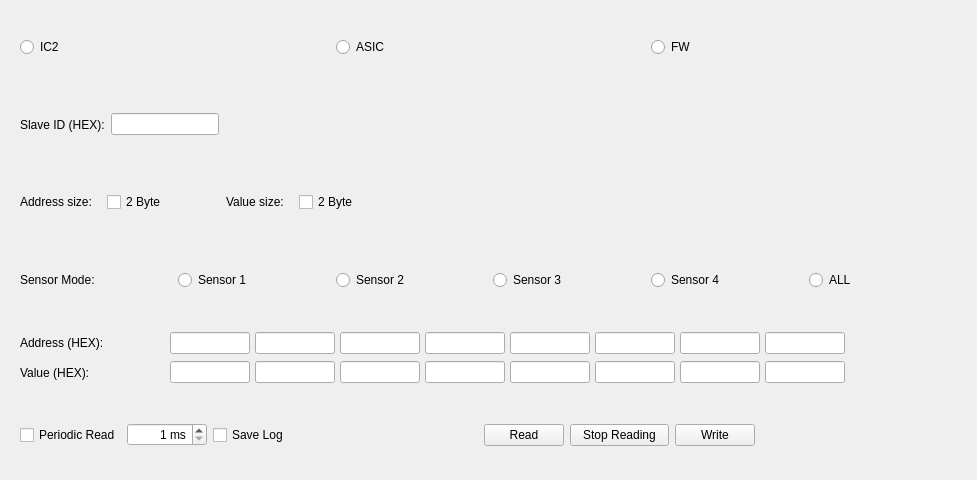
<?xml version="1.0" encoding="UTF-8"?>
<ui version="4.0">
 <class>CVideoDeviceRegisterWidget</class>
 <widget class="QWidget" name="CVideoDeviceRegisterWidget">
  <property name="geometry">
   <rect>
    <x>0</x>
    <y>0</y>
    <width>977</width>
    <height>480</height>
   </rect>
  </property>
  <property name="sizePolicy">
   <sizepolicy hsizetype="Fixed" vsizetype="Preferred">
    <horstretch>0</horstretch>
    <verstretch>0</verstretch>
   </sizepolicy>
  </property>
  <property name="minimumSize">
   <size>
    <width>977</width>
    <height>0</height>
   </size>
  </property>
  <property name="maximumSize">
   <size>
    <width>977</width>
    <height>16777215</height>
   </size>
  </property>
  <property name="windowTitle">
   <string>Form</string>
  </property>
  <layout class="QVBoxLayout" name="verticalLayout">
   <property name="bottomMargin">
    <number>9</number>
   </property>
   <item>
    <widget class="QWidget" name="widget_register_type" native="true">
     <property name="sizePolicy">
      <sizepolicy hsizetype="Fixed" vsizetype="Preferred">
       <horstretch>0</horstretch>
       <verstretch>0</verstretch>
      </sizepolicy>
     </property>
     <property name="minimumSize">
      <size>
       <width>959</width>
       <height>0</height>
      </size>
     </property>
     <property name="maximumSize">
      <size>
       <width>959</width>
       <height>16777215</height>
      </size>
     </property>
     <layout class="QHBoxLayout" name="horizontalLayout">
      <item>
       <widget class="QRadioButton" name="radioButton_ic2">
        <property name="text">
         <string>IC2</string>
        </property>
       </widget>
      </item>
      <item>
       <widget class="QRadioButton" name="radioButton_asic">
        <property name="text">
         <string>ASIC</string>
        </property>
       </widget>
      </item>
      <item>
       <widget class="QRadioButton" name="radioButton_fw">
        <property name="text">
         <string>FW</string>
        </property>
       </widget>
      </item>
     </layout>
    </widget>
   </item>
   <item>
    <widget class="QWidget" name="widget_slave_id" native="true">
     <property name="sizePolicy">
      <sizepolicy hsizetype="Fixed" vsizetype="Preferred">
       <horstretch>0</horstretch>
       <verstretch>0</verstretch>
      </sizepolicy>
     </property>
     <property name="minimumSize">
      <size>
       <width>959</width>
       <height>0</height>
      </size>
     </property>
     <property name="maximumSize">
      <size>
       <width>959</width>
       <height>16777215</height>
      </size>
     </property>
     <layout class="QHBoxLayout" name="horizontalLayout_3">
      <item>
       <widget class="QLabel" name="label_title_slave_id">
        <property name="sizePolicy">
         <sizepolicy hsizetype="Fixed" vsizetype="Preferred">
          <horstretch>0</horstretch>
          <verstretch>0</verstretch>
         </sizepolicy>
        </property>
        <property name="text">
         <string>Slave ID (HEX):</string>
        </property>
       </widget>
      </item>
      <item>
       <widget class="QLineEdit" name="lineEdit_slave_id">
        <property name="sizePolicy">
         <sizepolicy hsizetype="Fixed" vsizetype="Fixed">
          <horstretch>0</horstretch>
          <verstretch>0</verstretch>
         </sizepolicy>
        </property>
       </widget>
      </item>
      <item>
       <spacer name="horizontalSpacer">
        <property name="orientation">
         <enum>Qt::Horizontal</enum>
        </property>
        <property name="sizeHint" stdset="0">
         <size>
          <width>40</width>
          <height>20</height>
         </size>
        </property>
       </spacer>
      </item>
     </layout>
    </widget>
   </item>
   <item>
    <widget class="QWidget" name="widget_register_size" native="true">
     <property name="sizePolicy">
      <sizepolicy hsizetype="Fixed" vsizetype="Preferred">
       <horstretch>0</horstretch>
       <verstretch>0</verstretch>
      </sizepolicy>
     </property>
     <property name="minimumSize">
      <size>
       <width>959</width>
       <height>0</height>
      </size>
     </property>
     <property name="maximumSize">
      <size>
       <width>959</width>
       <height>16777215</height>
      </size>
     </property>
     <layout class="QHBoxLayout" name="horizontalLayout_4">
      <property name="spacing">
       <number>60</number>
      </property>
      <item>
       <widget class="QWidget" name="widget_address_size" native="true">
        <property name="sizePolicy">
         <sizepolicy hsizetype="Fixed" vsizetype="Preferred">
          <horstretch>0</horstretch>
          <verstretch>0</verstretch>
         </sizepolicy>
        </property>
        <layout class="QHBoxLayout" name="horizontalLayout_12">
         <property name="spacing">
          <number>15</number>
         </property>
         <property name="leftMargin">
          <number>0</number>
         </property>
         <property name="topMargin">
          <number>0</number>
         </property>
         <property name="rightMargin">
          <number>0</number>
         </property>
         <property name="bottomMargin">
          <number>0</number>
         </property>
         <item>
          <widget class="QLabel" name="label_title_address_size">
           <property name="sizePolicy">
            <sizepolicy hsizetype="Fixed" vsizetype="Preferred">
             <horstretch>0</horstretch>
             <verstretch>0</verstretch>
            </sizepolicy>
           </property>
           <property name="text">
            <string>Address size:</string>
           </property>
          </widget>
         </item>
         <item>
          <widget class="QCheckBox" name="checkBox_address_2_byte">
           <property name="sizePolicy">
            <sizepolicy hsizetype="Fixed" vsizetype="Fixed">
             <horstretch>0</horstretch>
             <verstretch>0</verstretch>
            </sizepolicy>
           </property>
           <property name="text">
            <string>2 Byte</string>
           </property>
          </widget>
         </item>
        </layout>
       </widget>
      </item>
      <item>
       <widget class="QWidget" name="widget_value_size" native="true">
        <layout class="QHBoxLayout" name="horizontalLayout_13">
         <property name="spacing">
          <number>15</number>
         </property>
         <property name="leftMargin">
          <number>0</number>
         </property>
         <property name="topMargin">
          <number>0</number>
         </property>
         <property name="rightMargin">
          <number>0</number>
         </property>
         <property name="bottomMargin">
          <number>0</number>
         </property>
         <item>
          <widget class="QLabel" name="label_title_value_size">
           <property name="sizePolicy">
            <sizepolicy hsizetype="Fixed" vsizetype="Preferred">
             <horstretch>0</horstretch>
             <verstretch>0</verstretch>
            </sizepolicy>
           </property>
           <property name="text">
            <string>Value size:</string>
           </property>
          </widget>
         </item>
         <item>
          <widget class="QCheckBox" name="checkBox_value_2_byte">
           <property name="text">
            <string>2 Byte</string>
           </property>
          </widget>
         </item>
        </layout>
       </widget>
      </item>
     </layout>
    </widget>
   </item>
   <item>
    <widget class="QWidget" name="widget_sensor_mode" native="true">
     <property name="sizePolicy">
      <sizepolicy hsizetype="Fixed" vsizetype="Preferred">
       <horstretch>0</horstretch>
       <verstretch>0</verstretch>
      </sizepolicy>
     </property>
     <property name="minimumSize">
      <size>
       <width>959</width>
       <height>0</height>
      </size>
     </property>
     <property name="maximumSize">
      <size>
       <width>959</width>
       <height>16777215</height>
      </size>
     </property>
     <layout class="QHBoxLayout" name="horizontalLayout_2">
      <item>
       <widget class="QLabel" name="label_title_sensor_mode">
        <property name="text">
         <string>Sensor Mode:</string>
        </property>
       </widget>
      </item>
      <item>
       <widget class="QRadioButton" name="radioButton_sensor_1">
        <property name="text">
         <string>Sensor 1</string>
        </property>
       </widget>
      </item>
      <item>
       <widget class="QRadioButton" name="radioButton_sensor_2">
        <property name="text">
         <string>Sensor 2</string>
        </property>
       </widget>
      </item>
      <item>
       <widget class="QRadioButton" name="radioButton_sensor_3">
        <property name="text">
         <string>Sensor 3</string>
        </property>
       </widget>
      </item>
      <item>
       <widget class="QRadioButton" name="radioButton_sensor_4">
        <property name="text">
         <string>Sensor 4</string>
        </property>
       </widget>
      </item>
      <item>
       <widget class="QRadioButton" name="radioButton_sensor_all">
        <property name="text">
         <string>ALL</string>
        </property>
       </widget>
      </item>
     </layout>
    </widget>
   </item>
   <item>
    <widget class="QWidget" name="widget_register_result" native="true">
     <property name="sizePolicy">
      <sizepolicy hsizetype="Fixed" vsizetype="Preferred">
       <horstretch>0</horstretch>
       <verstretch>0</verstretch>
      </sizepolicy>
     </property>
     <property name="minimumSize">
      <size>
       <width>959</width>
       <height>0</height>
      </size>
     </property>
     <property name="maximumSize">
      <size>
       <width>959</width>
       <height>16777215</height>
      </size>
     </property>
     <layout class="QVBoxLayout" name="verticalLayout_2">
      <item>
       <widget class="QWidget" name="widget_register_result_address" native="true">
        <property name="sizePolicy">
         <sizepolicy hsizetype="Fixed" vsizetype="Preferred">
          <horstretch>0</horstretch>
          <verstretch>0</verstretch>
         </sizepolicy>
        </property>
        <property name="minimumSize">
         <size>
          <width>950</width>
          <height>0</height>
         </size>
        </property>
        <property name="maximumSize">
         <size>
          <width>950</width>
          <height>16777215</height>
         </size>
        </property>
        <layout class="QHBoxLayout" name="horizontalLayout_6">
         <property name="spacing">
          <number>6</number>
         </property>
         <property name="leftMargin">
          <number>0</number>
         </property>
         <property name="topMargin">
          <number>0</number>
         </property>
         <property name="rightMargin">
          <number>0</number>
         </property>
         <property name="bottomMargin">
          <number>0</number>
         </property>
         <item>
          <widget class="QLabel" name="label_title_register_address">
           <property name="sizePolicy">
            <sizepolicy hsizetype="Preferred" vsizetype="Preferred">
             <horstretch>1</horstretch>
             <verstretch>0</verstretch>
            </sizepolicy>
           </property>
           <property name="minimumSize">
            <size>
             <width>0</width>
             <height>0</height>
            </size>
           </property>
           <property name="maximumSize">
            <size>
             <width>16777215</width>
             <height>16777215</height>
            </size>
           </property>
           <property name="text">
            <string>Address (HEX):</string>
           </property>
          </widget>
         </item>
         <item>
          <widget class="QWidget" name="widget_register_address_group" native="true">
           <property name="sizePolicy">
            <sizepolicy hsizetype="Fixed" vsizetype="Preferred">
             <horstretch>8</horstretch>
             <verstretch>0</verstretch>
            </sizepolicy>
           </property>
           <property name="minimumSize">
            <size>
             <width>800</width>
             <height>0</height>
            </size>
           </property>
           <property name="maximumSize">
            <size>
             <width>800</width>
             <height>16777215</height>
            </size>
           </property>
           <layout class="QHBoxLayout" name="horizontalLayout_11">
            <property name="spacing">
             <number>5</number>
            </property>
            <property name="leftMargin">
             <number>0</number>
            </property>
            <property name="topMargin">
             <number>0</number>
            </property>
            <property name="rightMargin">
             <number>0</number>
            </property>
            <property name="bottomMargin">
             <number>0</number>
            </property>
            <item>
             <widget class="QLineEdit" name="lineEdit_register_address_1">
              <property name="sizePolicy">
               <sizepolicy hsizetype="Fixed" vsizetype="Fixed">
                <horstretch>0</horstretch>
                <verstretch>0</verstretch>
               </sizepolicy>
              </property>
              <property name="minimumSize">
               <size>
                <width>80</width>
                <height>0</height>
               </size>
              </property>
              <property name="maximumSize">
               <size>
                <width>80</width>
                <height>16777215</height>
               </size>
              </property>
              <property name="alignment">
               <set>Qt::AlignRight|Qt::AlignTrailing|Qt::AlignVCenter</set>
              </property>
             </widget>
            </item>
            <item>
             <widget class="QLineEdit" name="lineEdit_register_address_2">
              <property name="sizePolicy">
               <sizepolicy hsizetype="Fixed" vsizetype="Fixed">
                <horstretch>0</horstretch>
                <verstretch>0</verstretch>
               </sizepolicy>
              </property>
              <property name="minimumSize">
               <size>
                <width>80</width>
                <height>0</height>
               </size>
              </property>
              <property name="maximumSize">
               <size>
                <width>80</width>
                <height>16777215</height>
               </size>
              </property>
              <property name="alignment">
               <set>Qt::AlignRight|Qt::AlignTrailing|Qt::AlignVCenter</set>
              </property>
             </widget>
            </item>
            <item>
             <widget class="QLineEdit" name="lineEdit_register_address_3">
              <property name="sizePolicy">
               <sizepolicy hsizetype="Fixed" vsizetype="Fixed">
                <horstretch>0</horstretch>
                <verstretch>0</verstretch>
               </sizepolicy>
              </property>
              <property name="minimumSize">
               <size>
                <width>80</width>
                <height>0</height>
               </size>
              </property>
              <property name="maximumSize">
               <size>
                <width>80</width>
                <height>16777215</height>
               </size>
              </property>
              <property name="alignment">
               <set>Qt::AlignRight|Qt::AlignTrailing|Qt::AlignVCenter</set>
              </property>
             </widget>
            </item>
            <item>
             <widget class="QLineEdit" name="lineEdit_register_address_4">
              <property name="sizePolicy">
               <sizepolicy hsizetype="Fixed" vsizetype="Fixed">
                <horstretch>0</horstretch>
                <verstretch>0</verstretch>
               </sizepolicy>
              </property>
              <property name="minimumSize">
               <size>
                <width>80</width>
                <height>0</height>
               </size>
              </property>
              <property name="maximumSize">
               <size>
                <width>80</width>
                <height>16777215</height>
               </size>
              </property>
              <property name="alignment">
               <set>Qt::AlignRight|Qt::AlignTrailing|Qt::AlignVCenter</set>
              </property>
             </widget>
            </item>
            <item>
             <widget class="QLineEdit" name="lineEdit_register_address_5">
              <property name="sizePolicy">
               <sizepolicy hsizetype="Fixed" vsizetype="Fixed">
                <horstretch>0</horstretch>
                <verstretch>0</verstretch>
               </sizepolicy>
              </property>
              <property name="minimumSize">
               <size>
                <width>80</width>
                <height>0</height>
               </size>
              </property>
              <property name="maximumSize">
               <size>
                <width>80</width>
                <height>16777215</height>
               </size>
              </property>
              <property name="alignment">
               <set>Qt::AlignRight|Qt::AlignTrailing|Qt::AlignVCenter</set>
              </property>
             </widget>
            </item>
            <item>
             <widget class="QLineEdit" name="lineEdit_register_address_6">
              <property name="sizePolicy">
               <sizepolicy hsizetype="Fixed" vsizetype="Fixed">
                <horstretch>0</horstretch>
                <verstretch>0</verstretch>
               </sizepolicy>
              </property>
              <property name="minimumSize">
               <size>
                <width>80</width>
                <height>0</height>
               </size>
              </property>
              <property name="maximumSize">
               <size>
                <width>80</width>
                <height>16777215</height>
               </size>
              </property>
              <property name="alignment">
               <set>Qt::AlignRight|Qt::AlignTrailing|Qt::AlignVCenter</set>
              </property>
             </widget>
            </item>
            <item>
             <widget class="QLineEdit" name="lineEdit_register_address_7">
              <property name="sizePolicy">
               <sizepolicy hsizetype="Fixed" vsizetype="Fixed">
                <horstretch>0</horstretch>
                <verstretch>0</verstretch>
               </sizepolicy>
              </property>
              <property name="minimumSize">
               <size>
                <width>80</width>
                <height>0</height>
               </size>
              </property>
              <property name="maximumSize">
               <size>
                <width>80</width>
                <height>16777215</height>
               </size>
              </property>
              <property name="alignment">
               <set>Qt::AlignRight|Qt::AlignTrailing|Qt::AlignVCenter</set>
              </property>
             </widget>
            </item>
            <item>
             <widget class="QLineEdit" name="lineEdit_register_address_8">
              <property name="sizePolicy">
               <sizepolicy hsizetype="Fixed" vsizetype="Fixed">
                <horstretch>0</horstretch>
                <verstretch>0</verstretch>
               </sizepolicy>
              </property>
              <property name="minimumSize">
               <size>
                <width>80</width>
                <height>0</height>
               </size>
              </property>
              <property name="maximumSize">
               <size>
                <width>80</width>
                <height>16777215</height>
               </size>
              </property>
              <property name="alignment">
               <set>Qt::AlignRight|Qt::AlignTrailing|Qt::AlignVCenter</set>
              </property>
             </widget>
            </item>
            <item>
             <spacer name="horizontalSpacer_4">
              <property name="orientation">
               <enum>Qt::Horizontal</enum>
              </property>
              <property name="sizeHint" stdset="0">
               <size>
                <width>40</width>
                <height>20</height>
               </size>
              </property>
             </spacer>
            </item>
           </layout>
          </widget>
         </item>
        </layout>
       </widget>
      </item>
      <item>
       <widget class="QWidget" name="widget_register_result_value" native="true">
        <property name="sizePolicy">
         <sizepolicy hsizetype="Fixed" vsizetype="Preferred">
          <horstretch>0</horstretch>
          <verstretch>0</verstretch>
         </sizepolicy>
        </property>
        <property name="minimumSize">
         <size>
          <width>950</width>
          <height>0</height>
         </size>
        </property>
        <property name="maximumSize">
         <size>
          <width>950</width>
          <height>16777215</height>
         </size>
        </property>
        <layout class="QHBoxLayout" name="horizontalLayout_5">
         <property name="leftMargin">
          <number>0</number>
         </property>
         <property name="topMargin">
          <number>0</number>
         </property>
         <property name="rightMargin">
          <number>0</number>
         </property>
         <property name="bottomMargin">
          <number>0</number>
         </property>
         <item>
          <widget class="QLabel" name="label_title_register_value">
           <property name="sizePolicy">
            <sizepolicy hsizetype="Preferred" vsizetype="Preferred">
             <horstretch>1</horstretch>
             <verstretch>0</verstretch>
            </sizepolicy>
           </property>
           <property name="minimumSize">
            <size>
             <width>0</width>
             <height>0</height>
            </size>
           </property>
           <property name="maximumSize">
            <size>
             <width>16777215</width>
             <height>16777215</height>
            </size>
           </property>
           <property name="text">
            <string>Value (HEX):</string>
           </property>
          </widget>
         </item>
         <item>
          <widget class="QWidget" name="widget_register_value_group" native="true">
           <property name="sizePolicy">
            <sizepolicy hsizetype="Fixed" vsizetype="Preferred">
             <horstretch>8</horstretch>
             <verstretch>0</verstretch>
            </sizepolicy>
           </property>
           <property name="minimumSize">
            <size>
             <width>800</width>
             <height>0</height>
            </size>
           </property>
           <property name="maximumSize">
            <size>
             <width>800</width>
             <height>16777215</height>
            </size>
           </property>
           <property name="autoFillBackground">
            <bool>false</bool>
           </property>
           <layout class="QHBoxLayout" name="horizontalLayout_10">
            <property name="spacing">
             <number>5</number>
            </property>
            <property name="leftMargin">
             <number>0</number>
            </property>
            <property name="topMargin">
             <number>0</number>
            </property>
            <property name="rightMargin">
             <number>0</number>
            </property>
            <property name="bottomMargin">
             <number>0</number>
            </property>
            <item>
             <widget class="QLineEdit" name="lineEdit_register_value_1">
              <property name="sizePolicy">
               <sizepolicy hsizetype="Fixed" vsizetype="Fixed">
                <horstretch>0</horstretch>
                <verstretch>0</verstretch>
               </sizepolicy>
              </property>
              <property name="minimumSize">
               <size>
                <width>80</width>
                <height>0</height>
               </size>
              </property>
              <property name="maximumSize">
               <size>
                <width>80</width>
                <height>16777215</height>
               </size>
              </property>
              <property name="alignment">
               <set>Qt::AlignRight|Qt::AlignTrailing|Qt::AlignVCenter</set>
              </property>
             </widget>
            </item>
            <item>
             <widget class="QLineEdit" name="lineEdit_register_value_2">
              <property name="sizePolicy">
               <sizepolicy hsizetype="Fixed" vsizetype="Fixed">
                <horstretch>0</horstretch>
                <verstretch>0</verstretch>
               </sizepolicy>
              </property>
              <property name="minimumSize">
               <size>
                <width>80</width>
                <height>0</height>
               </size>
              </property>
              <property name="maximumSize">
               <size>
                <width>80</width>
                <height>16777215</height>
               </size>
              </property>
              <property name="alignment">
               <set>Qt::AlignRight|Qt::AlignTrailing|Qt::AlignVCenter</set>
              </property>
             </widget>
            </item>
            <item>
             <widget class="QLineEdit" name="lineEdit_register_value_3">
              <property name="sizePolicy">
               <sizepolicy hsizetype="Fixed" vsizetype="Fixed">
                <horstretch>0</horstretch>
                <verstretch>0</verstretch>
               </sizepolicy>
              </property>
              <property name="minimumSize">
               <size>
                <width>80</width>
                <height>0</height>
               </size>
              </property>
              <property name="maximumSize">
               <size>
                <width>80</width>
                <height>16777215</height>
               </size>
              </property>
              <property name="alignment">
               <set>Qt::AlignRight|Qt::AlignTrailing|Qt::AlignVCenter</set>
              </property>
             </widget>
            </item>
            <item>
             <widget class="QLineEdit" name="lineEdit_register_value_4">
              <property name="sizePolicy">
               <sizepolicy hsizetype="Fixed" vsizetype="Fixed">
                <horstretch>0</horstretch>
                <verstretch>0</verstretch>
               </sizepolicy>
              </property>
              <property name="minimumSize">
               <size>
                <width>80</width>
                <height>0</height>
               </size>
              </property>
              <property name="maximumSize">
               <size>
                <width>80</width>
                <height>16777215</height>
               </size>
              </property>
              <property name="alignment">
               <set>Qt::AlignRight|Qt::AlignTrailing|Qt::AlignVCenter</set>
              </property>
             </widget>
            </item>
            <item>
             <widget class="QLineEdit" name="lineEdit_register_value_5">
              <property name="sizePolicy">
               <sizepolicy hsizetype="Fixed" vsizetype="Fixed">
                <horstretch>0</horstretch>
                <verstretch>0</verstretch>
               </sizepolicy>
              </property>
              <property name="minimumSize">
               <size>
                <width>80</width>
                <height>0</height>
               </size>
              </property>
              <property name="maximumSize">
               <size>
                <width>80</width>
                <height>16777215</height>
               </size>
              </property>
              <property name="alignment">
               <set>Qt::AlignRight|Qt::AlignTrailing|Qt::AlignVCenter</set>
              </property>
             </widget>
            </item>
            <item>
             <widget class="QLineEdit" name="lineEdit_register_value_6">
              <property name="sizePolicy">
               <sizepolicy hsizetype="Fixed" vsizetype="Fixed">
                <horstretch>0</horstretch>
                <verstretch>0</verstretch>
               </sizepolicy>
              </property>
              <property name="minimumSize">
               <size>
                <width>80</width>
                <height>0</height>
               </size>
              </property>
              <property name="maximumSize">
               <size>
                <width>80</width>
                <height>16777215</height>
               </size>
              </property>
              <property name="alignment">
               <set>Qt::AlignRight|Qt::AlignTrailing|Qt::AlignVCenter</set>
              </property>
             </widget>
            </item>
            <item>
             <widget class="QLineEdit" name="lineEdit_register_value_7">
              <property name="sizePolicy">
               <sizepolicy hsizetype="Fixed" vsizetype="Fixed">
                <horstretch>0</horstretch>
                <verstretch>0</verstretch>
               </sizepolicy>
              </property>
              <property name="minimumSize">
               <size>
                <width>80</width>
                <height>0</height>
               </size>
              </property>
              <property name="maximumSize">
               <size>
                <width>80</width>
                <height>16777215</height>
               </size>
              </property>
              <property name="alignment">
               <set>Qt::AlignRight|Qt::AlignTrailing|Qt::AlignVCenter</set>
              </property>
             </widget>
            </item>
            <item>
             <widget class="QLineEdit" name="lineEdit_register_value_8">
              <property name="sizePolicy">
               <sizepolicy hsizetype="Fixed" vsizetype="Fixed">
                <horstretch>0</horstretch>
                <verstretch>0</verstretch>
               </sizepolicy>
              </property>
              <property name="minimumSize">
               <size>
                <width>80</width>
                <height>0</height>
               </size>
              </property>
              <property name="maximumSize">
               <size>
                <width>80</width>
                <height>16777215</height>
               </size>
              </property>
              <property name="alignment">
               <set>Qt::AlignRight|Qt::AlignTrailing|Qt::AlignVCenter</set>
              </property>
             </widget>
            </item>
            <item>
             <spacer name="horizontalSpacer_5">
              <property name="orientation">
               <enum>Qt::Horizontal</enum>
              </property>
              <property name="sizeHint" stdset="0">
               <size>
                <width>40</width>
                <height>20</height>
               </size>
              </property>
             </spacer>
            </item>
           </layout>
          </widget>
         </item>
        </layout>
       </widget>
      </item>
     </layout>
    </widget>
   </item>
   <item>
    <widget class="QWidget" name="widget_register_options" native="true">
     <property name="sizePolicy">
      <sizepolicy hsizetype="Fixed" vsizetype="Preferred">
       <horstretch>0</horstretch>
       <verstretch>0</verstretch>
      </sizepolicy>
     </property>
     <property name="minimumSize">
      <size>
       <width>959</width>
       <height>0</height>
      </size>
     </property>
     <property name="maximumSize">
      <size>
       <width>959</width>
       <height>16777215</height>
      </size>
     </property>
     <layout class="QHBoxLayout" name="horizontalLayout_7">
      <property name="leftMargin">
       <number>9</number>
      </property>
      <property name="topMargin">
       <number>9</number>
      </property>
      <property name="rightMargin">
       <number>9</number>
      </property>
      <property name="bottomMargin">
       <number>9</number>
      </property>
      <item>
       <widget class="QWidget" name="widget_read_options" native="true">
        <property name="sizePolicy">
         <sizepolicy hsizetype="Preferred" vsizetype="Preferred">
          <horstretch>0</horstretch>
          <verstretch>0</verstretch>
         </sizepolicy>
        </property>
        <property name="minimumSize">
         <size>
          <width>0</width>
          <height>0</height>
         </size>
        </property>
        <property name="maximumSize">
         <size>
          <width>16777215</width>
          <height>16777215</height>
         </size>
        </property>
        <layout class="QHBoxLayout" name="horizontalLayout_9">
         <property name="leftMargin">
          <number>0</number>
         </property>
         <property name="topMargin">
          <number>0</number>
         </property>
         <property name="rightMargin">
          <number>0</number>
         </property>
         <property name="bottomMargin">
          <number>0</number>
         </property>
         <item>
          <widget class="QCheckBox" name="checkBox_peroiodic_read">
           <property name="sizePolicy">
            <sizepolicy hsizetype="Preferred" vsizetype="Fixed">
             <horstretch>0</horstretch>
             <verstretch>0</verstretch>
            </sizepolicy>
           </property>
           <property name="text">
            <string>Periodic Read</string>
           </property>
          </widget>
         </item>
         <item>
          <widget class="QSpinBox" name="spinBox_periodic_read_time">
           <property name="sizePolicy">
            <sizepolicy hsizetype="Preferred" vsizetype="Fixed">
             <horstretch>0</horstretch>
             <verstretch>0</verstretch>
            </sizepolicy>
           </property>
           <property name="alignment">
            <set>Qt::AlignRight|Qt::AlignTrailing|Qt::AlignVCenter</set>
           </property>
           <property name="suffix">
            <string> ms</string>
           </property>
           <property name="minimum">
            <number>1</number>
           </property>
           <property name="maximum">
            <number>16384</number>
           </property>
          </widget>
         </item>
         <item>
          <widget class="QCheckBox" name="checkBox_save_log">
           <property name="sizePolicy">
            <sizepolicy hsizetype="Preferred" vsizetype="Fixed">
             <horstretch>0</horstretch>
             <verstretch>0</verstretch>
            </sizepolicy>
           </property>
           <property name="text">
            <string>Save Log</string>
           </property>
          </widget>
         </item>
        </layout>
       </widget>
      </item>
      <item>
       <widget class="QWidget" name="widget_event_buttons" native="true">
        <property name="sizePolicy">
         <sizepolicy hsizetype="Preferred" vsizetype="Preferred">
          <horstretch>0</horstretch>
          <verstretch>0</verstretch>
         </sizepolicy>
        </property>
        <property name="minimumSize">
         <size>
          <width>460</width>
          <height>0</height>
         </size>
        </property>
        <property name="maximumSize">
         <size>
          <width>460</width>
          <height>16777215</height>
         </size>
        </property>
        <layout class="QHBoxLayout" name="horizontalLayout_8">
         <property name="leftMargin">
          <number>0</number>
         </property>
         <property name="topMargin">
          <number>0</number>
         </property>
         <property name="rightMargin">
          <number>0</number>
         </property>
         <property name="bottomMargin">
          <number>0</number>
         </property>
         <item>
          <spacer name="horizontalSpacer_2">
           <property name="orientation">
            <enum>Qt::Horizontal</enum>
           </property>
           <property name="sizeType">
            <enum>QSizePolicy::Expanding</enum>
           </property>
           <property name="sizeHint" stdset="0">
            <size>
             <width>40</width>
             <height>20</height>
            </size>
           </property>
          </spacer>
         </item>
         <item>
          <widget class="QPushButton" name="pushButton_read">
           <property name="sizePolicy">
            <sizepolicy hsizetype="Fixed" vsizetype="Fixed">
             <horstretch>0</horstretch>
             <verstretch>0</verstretch>
            </sizepolicy>
           </property>
           <property name="minimumSize">
            <size>
             <width>80</width>
             <height>0</height>
            </size>
           </property>
           <property name="maximumSize">
            <size>
             <width>80</width>
             <height>16777215</height>
            </size>
           </property>
           <property name="text">
            <string>Read</string>
           </property>
          </widget>
         </item>
         <item>
          <widget class="QPushButton" name="pushButton_stop_reading">
           <property name="sizePolicy">
            <sizepolicy hsizetype="Fixed" vsizetype="Fixed">
             <horstretch>0</horstretch>
             <verstretch>0</verstretch>
            </sizepolicy>
           </property>
           <property name="minimumSize">
            <size>
             <width>99</width>
             <height>0</height>
            </size>
           </property>
           <property name="maximumSize">
            <size>
             <width>99</width>
             <height>16777215</height>
            </size>
           </property>
           <property name="text">
            <string>Stop Reading</string>
           </property>
          </widget>
         </item>
         <item>
          <widget class="QPushButton" name="pushButton_write">
           <property name="sizePolicy">
            <sizepolicy hsizetype="Fixed" vsizetype="Fixed">
             <horstretch>0</horstretch>
             <verstretch>0</verstretch>
            </sizepolicy>
           </property>
           <property name="minimumSize">
            <size>
             <width>80</width>
             <height>0</height>
            </size>
           </property>
           <property name="maximumSize">
            <size>
             <width>80</width>
             <height>16777215</height>
            </size>
           </property>
           <property name="text">
            <string>Write</string>
           </property>
          </widget>
         </item>
        </layout>
       </widget>
      </item>
      <item>
       <spacer name="horizontalSpacer_3">
        <property name="orientation">
         <enum>Qt::Horizontal</enum>
        </property>
        <property name="sizeHint" stdset="0">
         <size>
          <width>40</width>
          <height>20</height>
         </size>
        </property>
       </spacer>
      </item>
     </layout>
    </widget>
   </item>
  </layout>
 </widget>
 <resources/>
 <connections/>
</ui>
